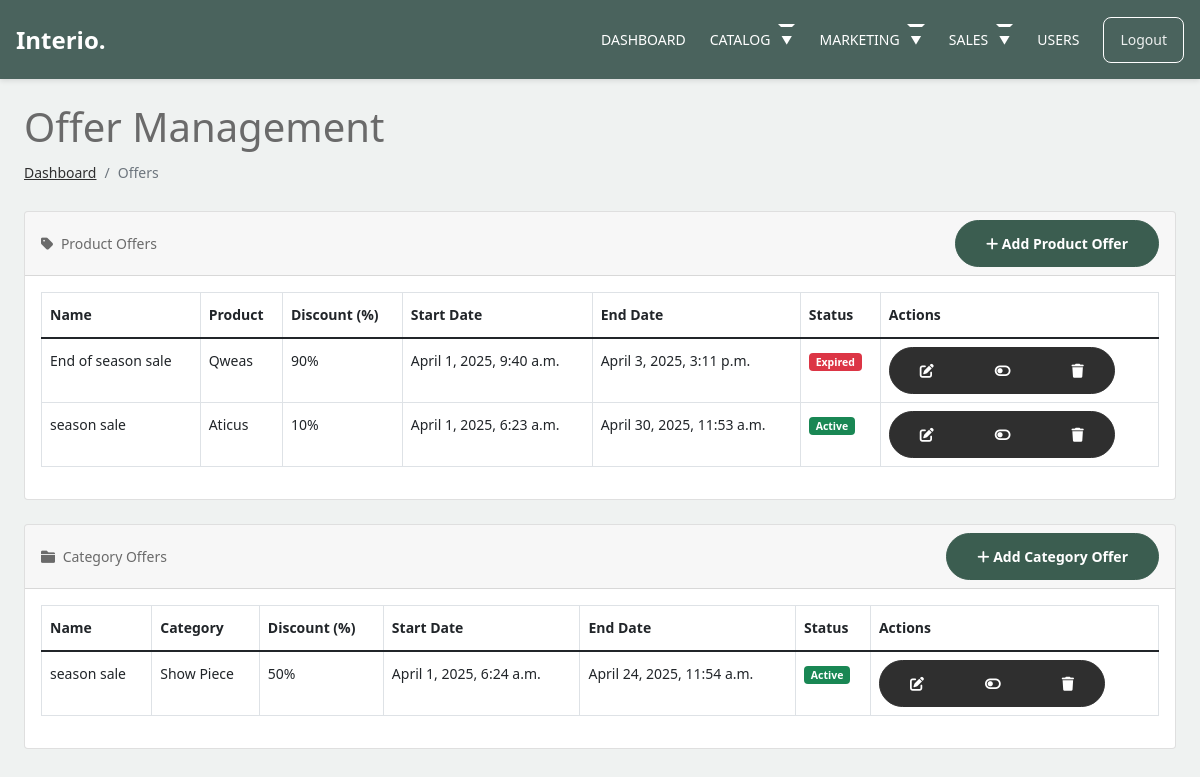
The app's page /adminn/offers/ (signed in) with its own data.
### store/models.py (models this page shows, shortened)
class BaseOffer(models.Model):
    name = models.CharField(max_length=100)
    description = models.TextField(blank=True)
    discount_percentage = models.IntegerField(
        validators=[MinValueValidator(1), MaxValueValidator(99)]
    )
    is_active = models.BooleanField(default=True)
    start_date = models.DateTimeField(default=timezone.now)
    end_date = models.DateTimeField()
    created_at = models.DateTimeField(auto_now_add=True)
    updated_at = models.DateTimeField(auto_now=True)
    class Meta:
        abstract = True

class ProductOffer(BaseOffer):
    product = models.ForeignKey(Product, on_delete=models.CASCADE, related_name='offers')

class Product(models.Model):
    product_name = models.CharField(max_length=100, unique=True)
    slug = models.SlugField(max_length=100, unique=True)
    description = models.TextField(max_length=500, blank=True)
    specifications = models.TextField(max_length=500, blank=True)
    price = models.IntegerField()
    stock = models.IntegerField()
    is_available = models.BooleanField(default=True)
    category = models.ForeignKey('category.Category', on_delete=models.CASCADE)
    created_date = models.DateTimeField(auto_now_add=True)
    modified_date = models.DateTimeField(auto_now=True)
    is_deleted = models.BooleanField(default=False)
    deleted_at = models.DateTimeField(null=True, blank=True)
    class Meta:
        ordering = ['-created_date']
        indexes = [
            models.Index(fields=['is_deleted']),
            models.Index(fields=['is_available']),
        ]

class CategoryOffer(BaseOffer):
    category = models.ForeignKey(Category, on_delete=models.CASCADE, related_name='offers')

### category/models.py (models this page shows, shortened)
class Category(models.Model):
    category_name = models.CharField(max_length=50, unique=True)
    slug = models.SlugField(max_length=100, unique=True)
    description = models.TextField(max_length=255, blank=True)
    is_active = models.BooleanField(default=True)
    is_deleted = models.BooleanField(default=False)
    deleted_at = models.DateTimeField(null=True, blank=True)
    class Meta:
        verbose_name = 'category'
        verbose_name_plural = 'categories'
        indexes = [
            models.Index(fields=['is_deleted']),
        ]

### adminn/views.py (the view)
    def _wrapped_view(request, *args, **kwargs):
        if request.user.is_authenticated and request.user.is_superadmin:
            return view_func(request, *args, **kwargs)
        else:
            return redirect('login')

### adminn/views.py (called while the page is built)
def superuser_required(view_func):
    def _wrapped_view(request, *args, **kwargs):
        if request.user.is_authenticated and request.user.is_superadmin:
            return view_func(request, *args, **kwargs)
        else:
            return redirect('login')
    return _wrapped_view

### carts/context_processors.py (called while the page is built, shortened)
def counter(request):
    cart_count = 0
    if 'admin' in request.path:
        return {}
    return dict(cart_count=cart_count)

### category/context_processors.py (called while the page is built)
def menu_links(request):
    links = Category.objects.all()
    return dict(links=links)

### templates/adminn/offers/offers_dashboard.html (shortened to what this page needs)
{% extends 'adminn/adminbase.html' %}
{% block content %}
<div class="container-fluid px-4">
    <h1 class="mt-4">Offer Management</h1>
    <ol class="breadcrumb mb-4">
        <li class="breadcrumb-item"><a href="{% url 'adminn:adminhome' %}">Dashboard</a></li>
        <li class="breadcrumb-item active">Offers</li>
    </ol>
    <div class="card mb-4">
        <div class="card-header d-flex justify-content-between align-items-center">
            <div>
                <i class="fas fa-tag me-1"></i>
                Product Offers
            </div>
            <a href="{% url 'adminn:add_product_offer' %}" class="btn btn-primary btn-sm">
                <i class="fas fa-plus"></i> Add Product Offer
            </a>
        </div>
        <div class="card-body">
            <table id="productOffersTable" class="table table-bordered table-hover">
                <thead>
                    <tr>
                        <th>Name</th>
                        <th>Product</th>
                        <th>Discount (%)</th>
                        <th>Start Date</th>
                        <th>End Date</th>
                        <th>Status</th>
                        <th>Actions</th>
                    </tr>
                </thead>
                <tbody>
                    {% for offer in product_offers %}
                    <tr>
                        <td>{{ offer.name }}</td>
                        <td>{{ offer.product.product_name }}</td>
                        <td>{{ offer.discount_percentage }}%</td>
                        <td>{{ offer.start_date }}</td>
                        <td>{{ offer.end_date }}</td>
                        <td>
                            <span class="badge {% if offer.status == 'Active' %}bg-success{% elif offer.status == 'Scheduled' %}bg-info{% elif offer.status == 'Expired' %}bg-danger{% else %}bg-secondary{% endif %}">
                                {{ offer.status }}
                            </span>
                        </td>
                        <td>
                            <div class="btn-group" role="group">
                                <a href="{% url 'adminn:edit_product_offer' offer.id %}" class="btn btn-outline-primary btn-sm">
                                    <i class="fas fa-edit"></i>
                                </a>
                                <a href="{% url 'adminn:toggle_product_offer' offer.id %}" class="btn btn-outline-{% if offer.is_active %}warning{% else %}success{% endif %} btn-sm">
                                    <i class="fas {% if offer.is_active %}fa-toggle-off{% else %}fa-toggle-on{% endif %}"></i>
                                </a>
                                <a href="{% url 'adminn:delete_product_offer' offer.id %}" class="btn btn-outline-danger btn-sm" onclick="return confirm('Are you sure you want to delete this offer?')">
                                    <i class="fas fa-trash"></i>
                                </a>
                            </div>
                        </td>
                    </tr>
                    {% empty %}
                    <tr>
                        <td colspan="7" class="text-center">No product offers found</td>
                    </tr>
                    {% endfor %}
                </tbody>
            </table>
        </div>
    </div>
    <div class="card mb-4">
        <div class="card-header d-flex justify-content-between align-items-center">
            <div>
                <i class="fas fa-folder me-1"></i>
                Category Offers
            </div>
            <a href="{% url 'adminn:add_category_offer' %}" class="btn btn-primary btn-sm">
                <i class="fas fa-plus"></i> Add Category Offer
            </a>
        </div>
        <div class="card-body">
            <table id="categoryOffersTable" class="table table-bordered table-hover">
                <thead>
                    <tr>
                        <th>Name</th>
                        <th>Category</th>
                        <th>Discount (%)</th>
                        <th>Start Date</th>
                        <th>End Date</th>
                        <th>Status</th>
                        <th>Actions</th>
                    </tr>
                </thead>
                <tbody>
                    {% for offer in category_offers %}
                    <tr>
                        <td>{{ offer.name }}</td>
                        <td>{{ offer.category.category_name }}</td>
                        <td>{{ offer.discount_percentage }}%</td>
                        <td>{{ offer.start_date }}</td>
                        <td>{{ offer.end_date }}</td>
                        <td>
                            <span class="badge {% if offer.status == 'Active' %}bg-success{% elif offer.status == 'Scheduled' %}bg-info{% elif offer.status == 'Expired' %}bg-danger{% else %}bg-secondary{% endif %}">
                                {{ offer.status }}
                            </span>
                        </td>
                        <td>
                            <div class="btn-group" role="group">
                                <a href="{% url 'adminn:edit_category_offer' offer.id %}" class="btn btn-outline-primary btn-sm">
                                    <i class="fas fa-edit"></i>
                                </a>
                                <a href="{% url 'adminn:toggle_category_offer' offer.id %}" class="btn btn-outline-{% if offer.is_active %}warning{% else %}success{% endif %} btn-sm">
                                    <i class="fas {% if offer.is_active %}fa-toggle-off{% else %}fa-toggle-on{% endif %}"></i>
                                </a>
                                <a href="{% url 'adminn:delete_category_offer' offer.id %}" class="btn btn-outline-danger btn-sm" onclick="return confirm('Are you sure you want to delete this offer?')">
                                    <i class="fas fa-trash"></i>
                                </a>
                            </div>
                        </td>
                    </tr>
                    {% empty %}
                    <tr>
                        <td colspan="7" class="text-center">No category offers found</td>
                    </tr>
                    {% endfor %}
                </tbody>
            </table>
        </div>
    </div>
</div>
{% endblock %}

### static/css/style.css (style rules this page uses)
body { overflow-x: hidden; position: relative; }
body { font-family: "Inter", sans-serif; font-weight: 400; line-height: 28px; color: #6a6a6a; font-size: 14px; background-color: #eff2f1; }
a { text-decoration: none; -webkit-transition: .3s all ease; -o-transition: .3s all ease; transition: .3s all ease; color: #2f2f2f; text-decoration: underline; }
.btn { font-weight: 600; padding: 12px 30px; border-radius: 30px; color: #ffffff; background: #2f2f2f; border-color: #2f2f2f; }
.btn.btn-primary { background: #3b5d50; border-color: #3b5d50; }

### templates/adminn/adminheader.html (style rules this page uses)
* { margin: 0; padding: 0; box-sizing: border-box; font-family: system-ui, -apple-system, BlinkMacSystemFont, 'Segoe UI', sans-serif; }

### records on screen
ProductOffer: name "End of season sale", product.product_name "Qweas", discount_percentage "90", start_date "April 1, 2025, 9:40 a.m.", end_date "April 3, 2025, 3:11 p.m.", status "Expired", is_active True (drawn)
ProductOffer: name "season sale", product.product_name "Aticus", discount_percentage "10", start_date "April 1, 2025, 6:23 a.m.", end_date "April 30, 2025, 11:53 a.m.", status "Active", is_active True (drawn)
CategoryOffer: name "season sale", category.category_name "Show Piece", discount_percentage "50", start_date "April 1, 2025, 6:24 a.m.", end_date "April 24, 2025, 11:54 a.m.", status "Active", is_active True (drawn)
